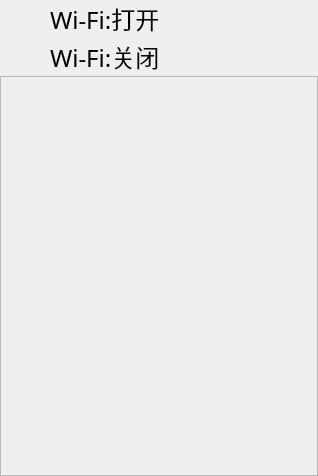
<?xml version="1.0" encoding="UTF-8"?>
<ui version="4.0">
 <class>Network</class>
 <widget class="QWidget" name="Network">
  <property name="geometry">
   <rect>
    <x>0</x>
    <y>0</y>
    <width>318</width>
    <height>476</height>
   </rect>
  </property>
  <property name="minimumSize">
   <size>
    <width>318</width>
    <height>476</height>
   </size>
  </property>
  <property name="maximumSize">
   <size>
    <width>318</width>
    <height>476</height>
   </size>
  </property>
  <property name="windowTitle">
   <string>SimLaparo</string>
  </property>
  <property name="styleSheet">
   <string notr="true"/>
  </property>
  <layout class="QVBoxLayout" name="verticalLayout">
   <property name="spacing">
    <number>0</number>
   </property>
   <property name="leftMargin">
    <number>0</number>
   </property>
   <property name="topMargin">
    <number>0</number>
   </property>
   <property name="rightMargin">
    <number>0</number>
   </property>
   <property name="bottomMargin">
    <number>0</number>
   </property>
   <item>
    <widget class="QFrame" name="head">
     <property name="minimumSize">
      <size>
       <width>0</width>
       <height>75</height>
      </size>
     </property>
     <property name="maximumSize">
      <size>
       <width>16777215</width>
       <height>75</height>
      </size>
     </property>
     <layout class="QHBoxLayout" name="horizontalLayout">
      <property name="spacing">
       <number>0</number>
      </property>
      <property name="leftMargin">
       <number>0</number>
      </property>
      <property name="topMargin">
       <number>0</number>
      </property>
      <property name="rightMargin">
       <number>0</number>
      </property>
      <property name="bottomMargin">
       <number>0</number>
      </property>
      <item>
       <widget class="QFrame" name="frame">
        <property name="frameShape">
         <enum>QFrame::NoFrame</enum>
        </property>
        <property name="frameShadow">
         <enum>QFrame::Plain</enum>
        </property>
        <layout class="QVBoxLayout" name="verticalLayout_4">
         <property name="spacing">
          <number>0</number>
         </property>
         <property name="leftMargin">
          <number>0</number>
         </property>
         <property name="topMargin">
          <number>0</number>
         </property>
         <property name="rightMargin">
          <number>0</number>
         </property>
         <property name="bottomMargin">
          <number>0</number>
         </property>
         <item>
          <layout class="QHBoxLayout" name="horizontalLayout_3">
           <item>
            <spacer name="horizontalSpacer">
             <property name="orientation">
              <enum>Qt::Horizontal</enum>
             </property>
             <property name="sizeType">
              <enum>QSizePolicy::Fixed</enum>
             </property>
             <property name="sizeHint" stdset="0">
              <size>
               <width>50</width>
               <height>20</height>
              </size>
             </property>
            </spacer>
           </item>
           <item>
            <widget class="MyLabel" name="openWIFI">
             <property name="font">
              <font>
               <family>微软雅黑</family>
               <pointsize>18</pointsize>
              </font>
             </property>
             <property name="styleSheet">
              <string notr="true"/>
             </property>
             <property name="text">
              <string>Wi-Fi:打开</string>
             </property>
            </widget>
           </item>
           <item>
            <spacer name="horizontalSpacer_2">
             <property name="orientation">
              <enum>Qt::Horizontal</enum>
             </property>
             <property name="sizeHint" stdset="0">
              <size>
               <width>40</width>
               <height>20</height>
              </size>
             </property>
            </spacer>
           </item>
          </layout>
         </item>
         <item>
          <layout class="QHBoxLayout" name="horizontalLayout_2">
           <item>
            <spacer name="horizontalSpacer_4">
             <property name="orientation">
              <enum>Qt::Horizontal</enum>
             </property>
             <property name="sizeType">
              <enum>QSizePolicy::Fixed</enum>
             </property>
             <property name="sizeHint" stdset="0">
              <size>
               <width>50</width>
               <height>20</height>
              </size>
             </property>
            </spacer>
           </item>
           <item>
            <widget class="MyLabel" name="colseWIFI">
             <property name="font">
              <font>
               <family>微软雅黑</family>
               <pointsize>18</pointsize>
              </font>
             </property>
             <property name="text">
              <string>Wi-Fi:关闭</string>
             </property>
            </widget>
           </item>
           <item>
            <spacer name="horizontalSpacer_3">
             <property name="orientation">
              <enum>Qt::Horizontal</enum>
             </property>
             <property name="sizeHint" stdset="0">
              <size>
               <width>40</width>
               <height>20</height>
              </size>
             </property>
            </spacer>
           </item>
          </layout>
         </item>
        </layout>
       </widget>
      </item>
     </layout>
    </widget>
   </item>
   <item>
    <widget class="QLabel" name="label">
     <property name="sizePolicy">
      <sizepolicy hsizetype="Preferred" vsizetype="Preferred">
       <horstretch>0</horstretch>
       <verstretch>0</verstretch>
      </sizepolicy>
     </property>
     <property name="minimumSize">
      <size>
       <width>0</width>
       <height>1</height>
      </size>
     </property>
     <property name="maximumSize">
      <size>
       <width>16777215</width>
       <height>1</height>
      </size>
     </property>
    </widget>
   </item>
   <item>
    <widget class="QFrame" name="body">
     <property name="sizePolicy">
      <sizepolicy hsizetype="Expanding" vsizetype="Preferred">
       <horstretch>0</horstretch>
       <verstretch>0</verstretch>
      </sizepolicy>
     </property>
     <layout class="QVBoxLayout" name="verticalLayout_2">
      <property name="spacing">
       <number>0</number>
      </property>
      <property name="leftMargin">
       <number>0</number>
      </property>
      <property name="topMargin">
       <number>0</number>
      </property>
      <property name="rightMargin">
       <number>0</number>
      </property>
      <property name="bottomMargin">
       <number>0</number>
      </property>
      <item>
       <widget class="QScrollArea" name="scrollArea">
        <property name="widgetResizable">
         <bool>true</bool>
        </property>
        <widget class="QWidget" name="scrollAreaWidgetContents_2">
         <property name="geometry">
          <rect>
           <x>0</x>
           <y>0</y>
           <width>16</width>
           <height>398</height>
          </rect>
         </property>
         <property name="sizePolicy">
          <sizepolicy hsizetype="Fixed" vsizetype="Expanding">
           <horstretch>0</horstretch>
           <verstretch>0</verstretch>
          </sizepolicy>
         </property>
        </widget>
       </widget>
      </item>
     </layout>
    </widget>
   </item>
  </layout>
 </widget>
 <layoutdefault spacing="6" margin="11"/>
 <customwidgets>
  <customwidget>
   <class>MyLabel</class>
   <extends>QLabel</extends>
   <header>mylabel.h</header>
  </customwidget>
 </customwidgets>
 <resources>
  <include location="../resource/qtlogin.qrc"/>
 </resources>
 <connections/>
</ui>
